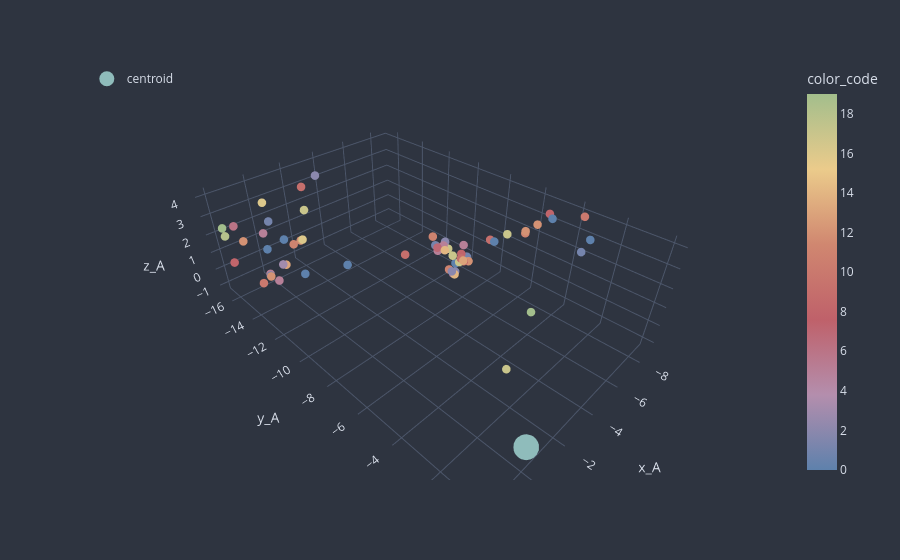

Notebook source saved alongside this figure:
### Markdown cell above
Now that we have generated a "nanopocket" for a given smiles and its data is saved, we can visualize the generated protein binding pocket with the following cell / module.

### Code cell
from nano_maker.pocketwatcher import PocketWatcher

visualizer = PocketWatcher(naanoeng_config=naanoeng_config, pocket_config=pocketwatcher_config)
visualizer.ingest_file(pocket_filepath=filename)
visualizer.visualize_pocket(identifier="color_code", outfile_name=filename)
# the identifier parameter allows users to distinguish the pocket's amino acids from each other either by plain cosmetic or by their biochemical properties. These are actually "summaries" of many features from the feature vectors engineered for NAAnoBot.

# cosmetic identifier settings
# [1] 'skeleton' -> just shows amino acids as white
# [2] 'color_code' -> color codes amino acids

# biochemical property identifier settings
# [3] 'polar_character' -> summary metric of AA's electrical environment, greater = polar
# [4] 'hydrophobicity' -> greater = hydrophobic, lower = hydrophilic
# [5] 'flexibility' -> composite metric of AA's flexibility, greater = more freedom, lower = restricted
# [6] 'steric_accessibility' -> AA's size, weight, and exposed surface, greater = larger / more exposed

### Figure 1 — Plotly figure (JSON) as saved in the notebook; plotly's stock layout.template omitted (floating-point values rounded to 4 significant figures)
{"data": [{"customdata": [["K"], ["Y"], ["W"], ["H"], ["T"], ["D"], ["L"], ["C"], ["V"], ["G"], ["P"], ["A"], ["A"], ["P"], ["T"], ["N"], ["G"], ["E"], ["Q"], ["C"], ["M"], ["P"], ["G"], ["A"], ["A"], ["L"], ["L"], ["D"], ["N"], ["C"], ["V"], ["G"], ["I"], ["G"], ["R"], ["C"], ["G"], ["K"], ["P"], ["K"], ["N"], ["V"], ["A"], ["D"], ["N"], ["G"], ["R"], ["D"], ["V"], ["L"], ["Q"], ["L"], ["A"], ["V"], ["N"], ["P"], ["P"], ["K"], ["A"], ["M"], ["A"], ["C"], ["Y"], ["V"]], "hovertemplate": "x_A=%{x}<br>y_A=%{y}<br>z_A=%{z}<br>ID=%{customdata[0]}<br>color_code=%{marker.color}<extra></extra>", "legendgroup": "", "marker": {"color": [8, 19, 18, 6, 16, 2, 9, 1, 17, 5, 12, 0, 0, 12, 16, 11, 5, 3, 13, 1, 10, 12, 5, 0, 0, 9, 9, 2, 11, 1, 17, 5, 7, 5, 14, 1, 5, 8, 12, 8, 11, 17, 0, 2, 11, 5, 14, 2, 17, 9, 13, 9, 0, 17, 11, 12, 12, 8, 0, 10, 0, 1, 19, 17], "coloraxis": "coloraxis", "symbol": "circle", "size": 5}, "mode": "markers", "name": "", "scene": "scene", "showlegend": false, "x": [1.652, 2.1, 2.124, 1.704, 0.1988, -2.582, -1.854, 0.0165, -1.885, 0.4493, 1.57, 0.4323, -0.4477, -1.275, -1.322, -0.7697, 0.7752, 0.0694, -0.0408, 0.9207, 1.4, 0.9998, 0.6997, -0.6652, -2.955, -5.983, -7.436, -7.756, -7.112, -7.172, -7.704, -7.438, -7.097, -7.047, -7.306, -8.195, -7.976, -7.822, -8.057, -7.799, -7.706, -7.246, -7.322, -7.224, -6.915, -7.018, -7.017, -6.848, -7.113, -7.115, -7.145, -7.997, -8.08, -8.356, -8.786, -8.641, -8.705, -8.551, -8.438, -8.446, -8.352, -6.602, -2.342, -0.8583], "y": [-16.55, -15.82, -15.66, -15.46, -15.26, -14.86, -15.06, -15.38, -15.17, -15.27, -15.08, -15.2, -15.05, -14.9, -14.78, -14.74, -14.69, -14.58, -14.48, -14.38, -14.26, -14.18, -14.04, -13.89, -13.43, -12.21, -11.23, -10.87, -11.2, -11.06, -10.59, -10.7, -10.83, -10.75, -10.47, -9.637, -9.735, -9.733, -9.396, -9.51, -9.508, -9.844, -9.689, -9.605, -9.772, -9.566, -9.46, -9.513, -9.26, -9.159, -9.014, -8.044, -7.844, -7.298, -6.556, -6.463, -5.907, -5.275, -5.043, -3.558, -3.057, -2.551, -1.937, -1.69], "z": [0.2687, 2.744, 2.392, 2.835, 3.564, 4.16, 3.736, 2.44, 2.413, 2.007, 2.13, 1.12, 1.361, 1.011, 1.091, 1.077, 0.0682, 0.3399, 0.3211, 0.1926, 0.0515, 0.287, -0.04, -0.2535, -0.6015, -0.8003, -0.4501, -0.1594, 0.3138, -0.2088, -0.4576, -0.1736, -0.2215, -0.3603, -0.317, -0.7648, 0.0393, -0.4509, -0.8823, -0.8119, -0.7556, -0.3495, -0.8003, -1.254, -1.048, -1.261, -1.262, -1.007, -0.4162, -0.1396, -0.2178, 1.108, 1.052, 1.598, 1.791, 2.007, 2.575, 3.458, 3.343, 4.031, 3.132, 3.555, 3.334, 1.814], "type": "scatter3d"}, {"marker": {"color": "#8fbcbb", "size": 15, "symbol": "circle"}, "mode": "markers", "name": "centroid", "x": [0.0], "y": [0.0], "z": [0.0], "type": "scatter3d"}], "layout": {"scene": {"domain": {"x": [0.0, 1.0], "y": [0.0, 1.0]}, "xaxis": {"title": {"text": "x_A"}, "gridcolor": "#4c566a", "zerolinecolor": "#4c566a", "backgroundcolor": "#2e3440", "color": "#d8dee9"}, "yaxis": {"title": {"text": "y_A"}, "gridcolor": "#4c566a", "zerolinecolor": "#4c566a", "backgroundcolor": "#2e3440", "color": "#d8dee9"}, "zaxis": {"title": {"text": "z_A"}, "gridcolor": "#4c566a", "zerolinecolor": "#4c566a", "backgroundcolor": "#2e3440", "color": "#d8dee9"}, "bgcolor": "#2e3440"}, "coloraxis": {"colorbar": {"title": {"text": "color_code", "font": {"color": "#d8dee9"}}, "tickfont": {"color": "#d8dee9"}, "x": 1.05, "xanchor": "left"}, "colorscale": [[0.0, "#5e81ac"], [0.2, "#b48ead"], [0.4, "#bf616a"], [0.6, "#d08770"], [0.8, "#ebcb8b"], [1.0, "#a3be8c"]], "autocolorscale": false}, "legend": {"tracegroupgap": 0, "font": {"size": 12, "color": "#d8dee9"}, "title": {"font": {"color": "#d8dee9"}}, "x": 0.01, "y": 0.99, "xanchor": "left", "yanchor": "top"}, "margin": {"t": 60}, "paper_bgcolor": "#2e3440"}}
